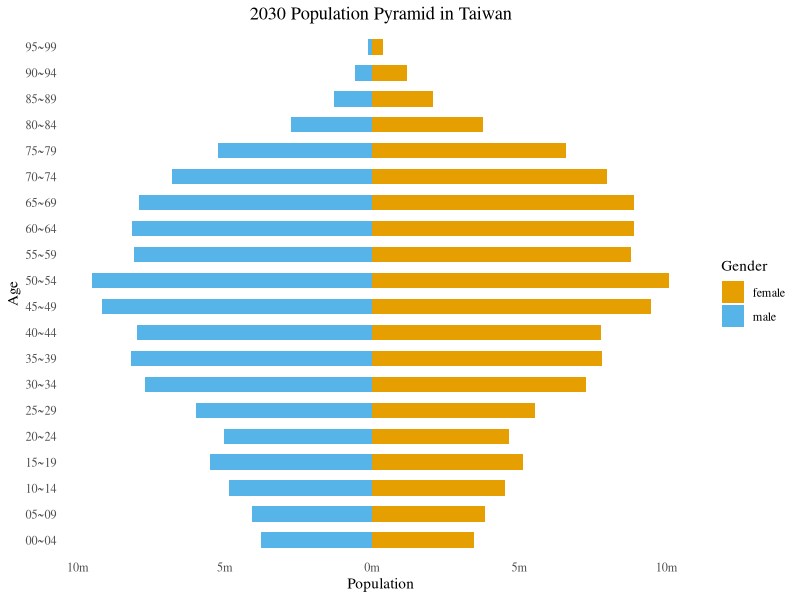

Generate this figure with R:
library(ggplot2)
library(ggthemes)
library(readr)
options(scipen = 999)  # turns of scientific notations like 1e+40

# Read data
population <- read.csv("Five_Age_Population_2022-11-22.csv")
print(population)

# X Axis Breaks and Labels 
brks <- seq(-1500000, 1500000, 500000)
lbls = paste0(as.character(c(seq(15, 0, -5), seq(5, 15, 5))), "m")

# Plot
ggplot(population, aes(x = Age, y = Population, fill = Gender)) +   # Fill column
  geom_bar(stat = "identity", width = .6) +   # draw the bars
  # geom_text(aes(label = Population))
  scale_y_continuous(breaks = brks,   # Breaks
                   labels = lbls) + # Labels
  coord_flip() +  # Flip axes
  labs(title="2030 Population Pyramid in Taiwan") +
  theme_tufte() +  # Tufte theme from ggfortify
  theme(plot.title = element_text(hjust = .5), 
        axis.ticks = element_blank()) +   # Centre plot title
  # scale_fill_brewer(palette = "Dark2")  # Color palette
  scale_fill_manual(values = c("#E69F00", "#56B4E9", "#999999"))

